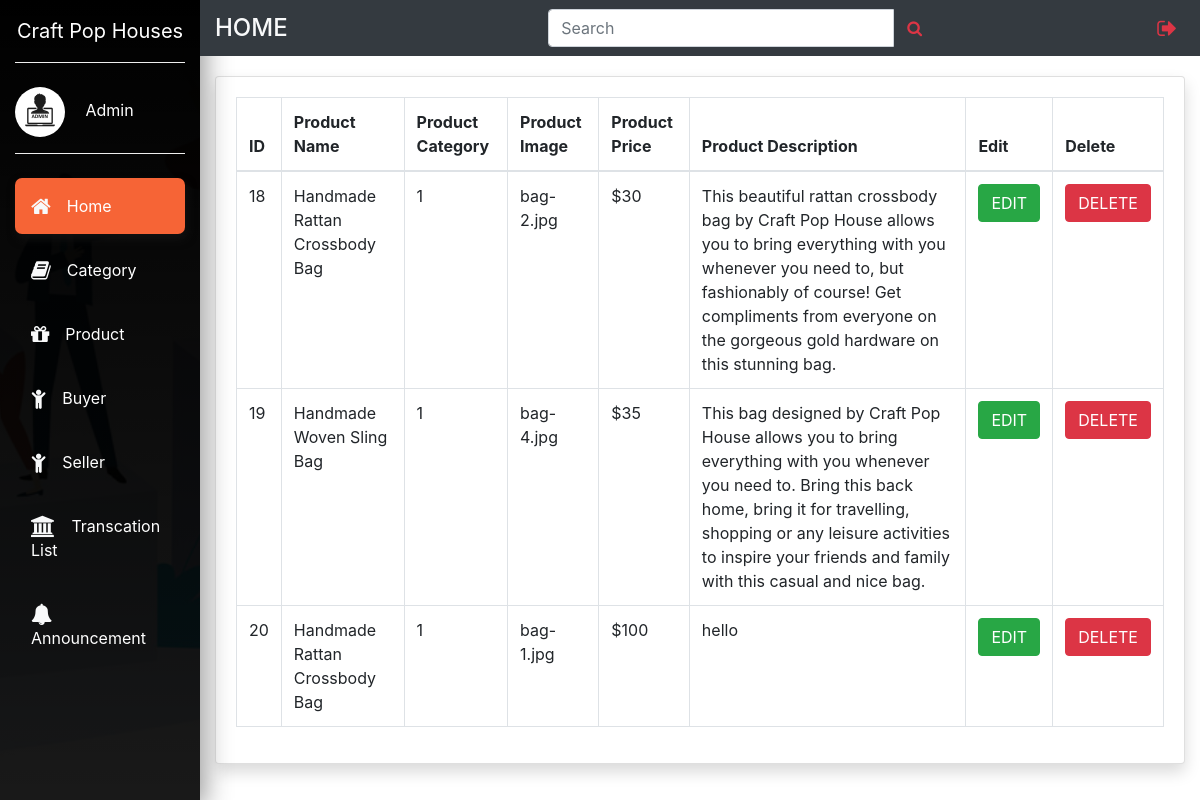
The app's page /admin/Aproduct.php, older data.
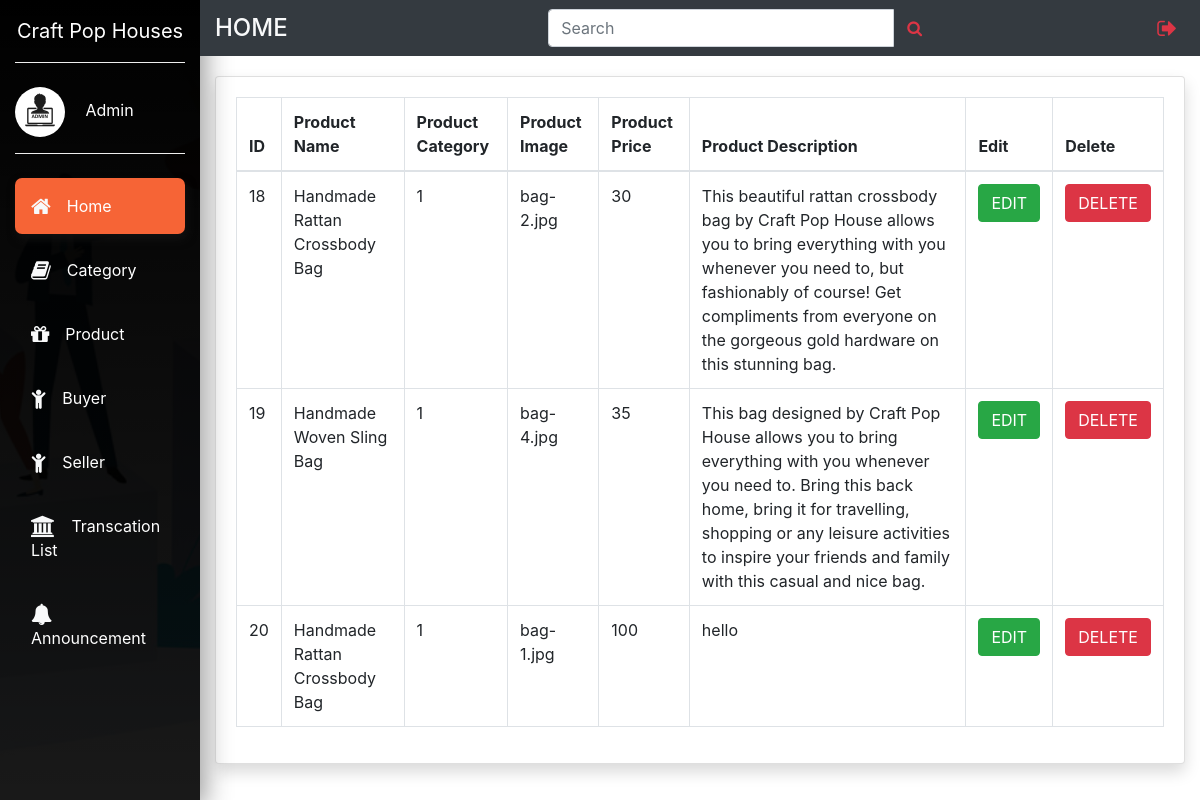
The same page, newer data.
### tables this page shows
CREATE TABLE `products` (
  `product_id` int(11) NOT NULL,
  `product_category_id` int(11) NOT NULL,
  `product_title` text NOT NULL,
  `product_img` text NOT NULL,
  `product_price` text NOT NULL,
  `product_description` text NOT NULL
);

### admin/Aproduct.php (the view, shortened to what this page needs)
<?php include('AdminInterface.php') ?>
<div class="container-fluid">
	<div class="row">
		<div class="col-md-2"></div>
			<div class="col-md-10 bg">
				<div class="card shadow mb-4 ">
					<div class="card-body">
						<div class="table-responsive">
						<?php
							$connection = mysqli_connect('localhost','root','','cph');
							$query="SELECT * FROM products";
							$query_run=mysqli_query($connection,$query);
						?>
							<table class="table table-bordered">
							  <thead>
								<tr>
									<th>ID</th>
									<th>Product Name</th>
									<th>Product Category</th>
									<th>Product Image</th>
									<th>Product Price</th>
									<th>Product Description</th>
									<th>Edit</th>
									<th>Delete</th>
								</tr>
							  </thead>
							  <tbody>
							  <?php
							  if(mysqli_num_rows($query_run)>0)
							  {
								  while($row = mysqli_fetch_assoc($query_run))
								  {
									?>
								<tr>
									<td><?php echo $row['product_id']; ?></td>
									<td><?php echo $row['product_title']; ?></td>
									<td><?php echo $row['product_category_id']; ?></td>
									<td><?php echo $row['product_img']; ?></td>
									<td><?php echo $row['product_price']; ?></td>
									<td><?php echo $row['product_description']; ?></td>
									<td>
										<form action="Aedit.php" method="post">
											<button type="submit" name="edit_btn" class="btn btn-success">EDIT</button>
										</form>
									</td>
									<td>
										<form action="AProductCode.php" method="post">
											<button type="submit" name="delete_btn" class="btn btn-danger">DELETE</button>
										</form>
									</td>
								</tr>
								<?php
								  }
							  }
							  else
							  {
								  echo "No record found";
							  }
							  ?>
							  </tbody>
							</table>
							</div>
						</div>
					</div>
			</div>

Row changes from the older to the newer data that the page shows:
changed products "bag-2.jpg": product_price "$30" → "30"
changed products "Handmade Woven Sling Bag": product_price "$35" → "35"
changed products "bag-1.jpg": product_price "$100" → "100"
